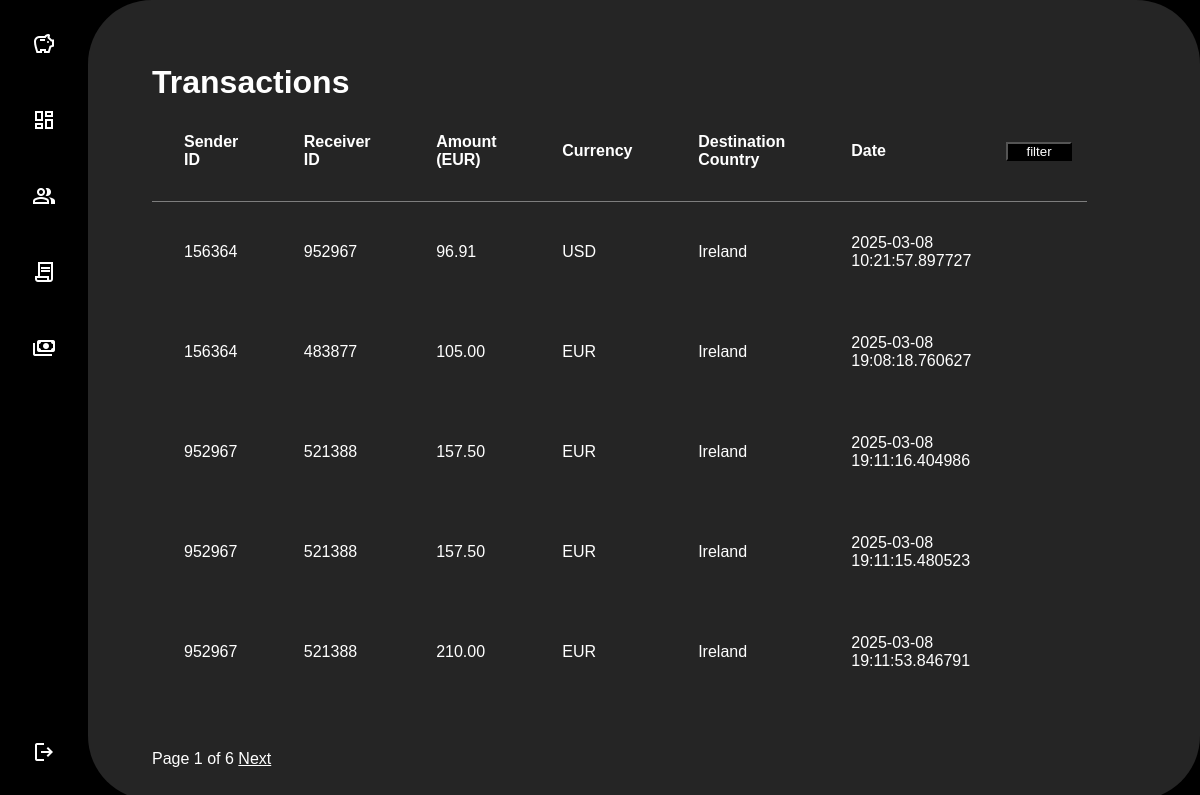
Page /admin/view/transactions (signed in) on the committed database.
### tables this page shows
CREATE TABLE adminTransactions (
    id INTEGER PRIMARY KEY AUTOINCREMENT, 
    senderId INTEGER NOT NULL, 
    receiverId INTEGER NOT NULL, 
    recipientName VARCHAR(30) NOT NULL,
    destinationCountry VARCHAR(40) NOT NULL,
    amount REAL NOT NULL, 
    currency VARCHAR(5) NOT NULL,    
    descriptionText TEXT,
    additionalInfo TEXT,
    recipientEmail TEXT,
    transactionDate TIMESTAMP DEFAULT CURRENT_TIMESTAMP, 
    FOREIGN KEY (senderId) REFERENCES users(usersId), 
    FOREIGN KEY (receiverId) REFERENCES users(usersId)  
);

### app.py (the view)
@app.route("/admin/view/transactions", methods=["GET", "POST"])
@login_required
@admin_required
def adminTransactions():
    page = request.args.get("page", 1, type=int)
    limit = 5
    offset = (page - 1) * limit
    print(offset)
    parameter = []
    orderParameters = []
    form = filterForm()
    db = get_db()
    query = """
        SELECT *
        FROM adminTransactions
        """
    transactions = db.execute(query, parameter).fetchall()
    query += "WHERE amount BETWEEN ? AND ?"
    if form.submit():
        minAmount = form.minAmount.data
        maxAmount = form.maxAmount.data
        currency = form.currency.data
        recipientId = form.recipientId.data
        senderId = form.senderId.data
        country = form.country.data
        currency = form.currency.data
        startDate = form.startDate.data
        endDate = form.endDate.data
        amountAsc = form.amountAsc.data
        amountDec = form.amountDec.data
        countryAsc = form.countryAsc.data
        countryDec = form.countryDec.data
        dateAsc = form.dateAsc.data
        dateDes = form.dateDes.data
        if minAmount is None or minAmount == "":
            minAmount = 0
        if maxAmount is None or maxAmount == "":
            maxAmount = 9999999999999999
        parameter.append(minAmount)
        parameter.append(maxAmount)
        if currency and currency != " ":
            query += " AND currency = ?"
            parameter.append(currency)
        if country and country != " ":
            query += " AND destinationCountry = ?"
            parameter.append(country)
        if senderId:
            query += " AND receiverId = ?"
            parameter.append(senderId)
        if recipientId:
            query += " AND receiverId = ?"
            parameter.append(recipientId)
        if startDate:
            query += " AND transactionDate >= ?"
            parameter.append(startDate)
        if endDate:
            query += " AND transactionDate <= ?"
            parameter.append(endDate)
        if amountAsc:
            orderParameters.append("amount ASC")
        if amountDec:
            orderParameters.append("amount DESC")
        if countryAsc:
            orderParameters.append("destinationCountry ASC")
        elif countryDec:
            orderParameters.append("destinationCountry DESC")
        if dateAsc:
            orderParameters.append("transactionDate ASC")
        elif dateDes:
            orderParameters.append("transactionDate DESC")
        if orderParameters:
            orderParameters = "ORDER BY " + ", ".join(orderParameters)
            query += orderParameters
        query += " LIMIT ? OFFSET ?"
        parameter.append(limit)
        parameter.append(offset)
        transactions = db.execute(query, parameter).fetchall()
        pages = db.execute("""
            SELECT COUNT(id) AS totalPages
            FROM adminTransactions""").fetchone()
        if pages['totalPages'] > limit:
            totalPages = math.ceil(pages["totalPages"] / limit)
        else:
            totalPages = 1
    return render_template(
        "admin/transactions.html", transactions=transactions, form=form, page=page, totalPages=totalPages
    )

### app.py (called while the page is built, shortened)
@app.before_request
def load_logged_in_user():
    g.user = session.get("userId", None)

@app.before_request
def kickFrozenAccount():
    db = get_db()
    if g.user is not None:
        admin = db.execute(
            """
            SELECT *
            FROM adminAccounts
            WHERE userId = ?
            """,
            (g.user,),
        ).fetchone()

def login_required(view):
    @wraps(view)
    def wrapped_view(*args, **kwargs):
        if g.user is None:
            return redirect(url_for("login", next=request.url))
        return view(*args, **kwargs)
    return wrapped_view

def admin_required(view):
    @wraps(view)
    def wrapped_view(*args, **kwargs):
        db = get_db()
        admin = db.execute(
            """
            SELECT *
            FROM adminAccounts
            WHERE userId = ?""",
            (g.user,),
        ).fetchone()
        if admin is None:
            return redirect(url_for("login", next=request.url))
        return view(*args, **kwargs)
    return wrapped_view

### database.py (called while the page is built)
def get_db():
    if "db" not in g:
        g.db = sqlite3.connect(DATABASE, detect_types=sqlite3.PARSE_DECLTYPES)
        g.db.row_factory = sqlite3.Row
    return g.db

### templates/admin/transactions.html (shortened to what this page needs)
{% extends 'admin/base.html' %}
{% block head %}
<link rel="stylesheet" href="{{ url_for('static', filename='css/user/transaction.css') }}">
{% endblock %}
{% block content %}
<div class="background">
    <div class="leftPanel">
        <h1>Transactions</h1>
        <div class="transactions">
            <table>
                <tr>
                    <th scope="col">Sender ID</th>
                    <th scope="col">Receiver ID</th>
                    <th scope="col">Amount (EUR)</th>
                    <th scope="col">Currency</th>
                    <th scope="col">Destination Country</th>
                    <th scope="col">Date</th>
                    <td class="buttons"><button type="button" id="showFilterForm">filter</button></td>
                </tr>
                {% if transactions %}
                {% for transaction in transactions %}
                <tr>
                    <td>{{ transaction['senderId'] }}</td>
                    <td>{{ transaction['receiverId'] }}</td>
                    <td>{{ "{:,.2f}".format(transaction.amount) }}</td>
                    <td>{{ transaction['currency'] }}</td>
                    <td>{{ transaction['destinationCountry'] }}</td>
                    <td>{{ transaction['transactionDate'] }}</td>
                </tr>
                {% endfor %}
                {% endif %}
            </table>
        </div>
        <div class="pagination">
            <span>Page {{ page }} of {{ totalPages }}</span>
            {% if page < totalPages %} <a class="clickable" href="{{ url_for('adminTransactions', page=page+1) }}">
                Next</a>
                {% endif %}
        </div>
    </div>
</div>
{% endblock %}

### static/css/base.css (style rules this page uses)
:root { --Main-bg-color: black; --Secondary-bg-color: #1e1e1e; --Tertiary-bg-color: #252525; --Main-font-size: 16px; --Main-font-color: white; --Secondary-font-color: #7e7e7e; --Main-hover-color: #7e7e7e; --Main-error-color: red; }
* { margin: 0; padding: 0; box-sizing: border-box; font-family: Arial, sans-serif; }
html { background-color: var(--Tertiary-bg-color); font-size: var(--Main-font-size); }
body { background-color: var(--Main-bg-color); color: var(--Main-font-color); display: flex; }
.background { background-color: var(--Main-bg-color); z-index: 0; display: flex; flex-direction: row; width: 100%; height: auto; min-height: 100vh; align-items: stretch; }
.leftPanel { background-color: var(--Tertiary-bg-color); border-radius: 4em; padding: 4em; width: 100%; }
a { font-size: 1.5em; text-decoration: none; color: var(--SideNav-text-color); }
table { width: 95%; border-collapse: collapse; border-radius: 2em; }
th, td { padding: 2em; text-align: left; border: none; width: 5em; }
.clickable { text-decoration: underline; }
.pagination { position: absolute; bottom: 2em; }

### static/css/user/transaction.css (style rules this page uses)
.buttons { padding: 0; }
td button { background-color: black; color: white; width: 5em; }
tr:first-child { border-bottom: 1px solid #7e7e7e; }
a { font-size: 1em; }

### rows in the picture
adminTransactions: amount "96.91"
adminTransactions: amount "105.00"
adminTransactions: amount "157.50"
adminTransactions: amount "157.50"
adminTransactions: amount "210.00"

### other values in the picture
{{ page }} "1"
{{ totalPages }} "6"
